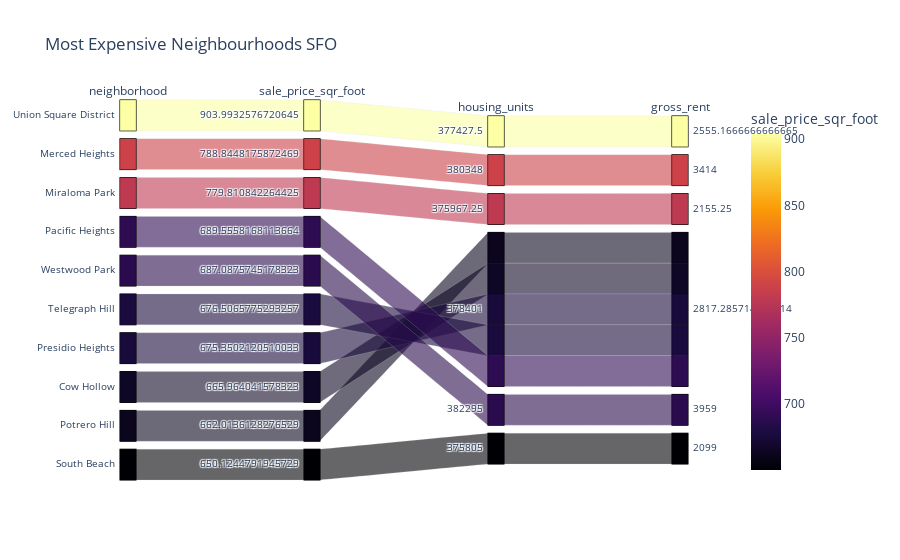

Source (notebook cell):
### Markdown cell above
### Create a parallel coordinates plot and parallel categories plot of most expensive neighborhoods in San Francisco per year

### Code cell
# # Parallel Categories Plot
#sfo_data_top_10x = sfo_data_top_10.reset_index()

parallel_categories = px.parallel_categories(
    sfo_data_top_10,
    dimensions=[ "neighborhood", "sale_price_sqr_foot", "housing_units", "gross_rent"],
    color= 'sale_price_sqr_foot',  
    color_continuous_scale=px.colors.sequential.Inferno,
    title ="Most Expensive Neighbourhoods SFO",
    labels={ "sales_price_sqr_foot": "Sales Price Sqr Foot",

     },
)

parallel_categories

### Figure 1 — Plotly figure (JSON) as saved in the notebook; plotly's stock layout.template omitted (floating-point values rounded to 4 significant figures)
{"data": [{"dimensions": [{"label": "neighborhood", "values": ["Union Square District", "Merced Heights", "Miraloma Park", "Pacific Heights", "Westwood Park", "Telegraph Hill", "Presidio Heights", "Cow Hollow", "Potrero Hill", "South Beach"]}, {"label": "sale_price_sqr_foot", "values": [904.0, 788.8, 779.8, 689.6, 687.1, 676.5, 675.4, 666.0, 662.0, 650.1]}, {"label": "housing_units", "values": [377400.0, 380348, 376000.0, 378401, 382295, 378401, 378401, 378401, 378401, 375805]}, {"label": "gross_rent", "values": [2555.0, 3414, 2155.0, 2817.0, 3959, 2817.0, 2817.0, 2817.0, 2817.0, 2099]}], "domain": {"x": [0, 1], "y": [0, 1]}, "line": {"color": [904.0, 788.8, 779.8, 689.6, 687.1, 676.5, 675.4, 666.0, 662.0, 650.1], "coloraxis": "coloraxis"}, "name": "", "type": "parcats"}], "layout": {"autosize": true, "coloraxis": {"colorbar": {"title": {"text": "sale_price_sqr_foot"}}, "colorscale": [[0, "#000004"], [0.1111, "#1b0c41"], [0.2222, "#4a0c6b"], [0.3333, "#781c6d"], [0.4444, "#a52c60"], [0.5556, "#cf4446"], [0.6667, "#ed6925"], [0.7778, "#fb9b06"], [0.8889, "#f7d13d"], [1, "#fcffa4"]]}, "legend": {"tracegroupgap": 0}, "title": {"text": "Most Expensive Neighbourhoods SFO"}}}
